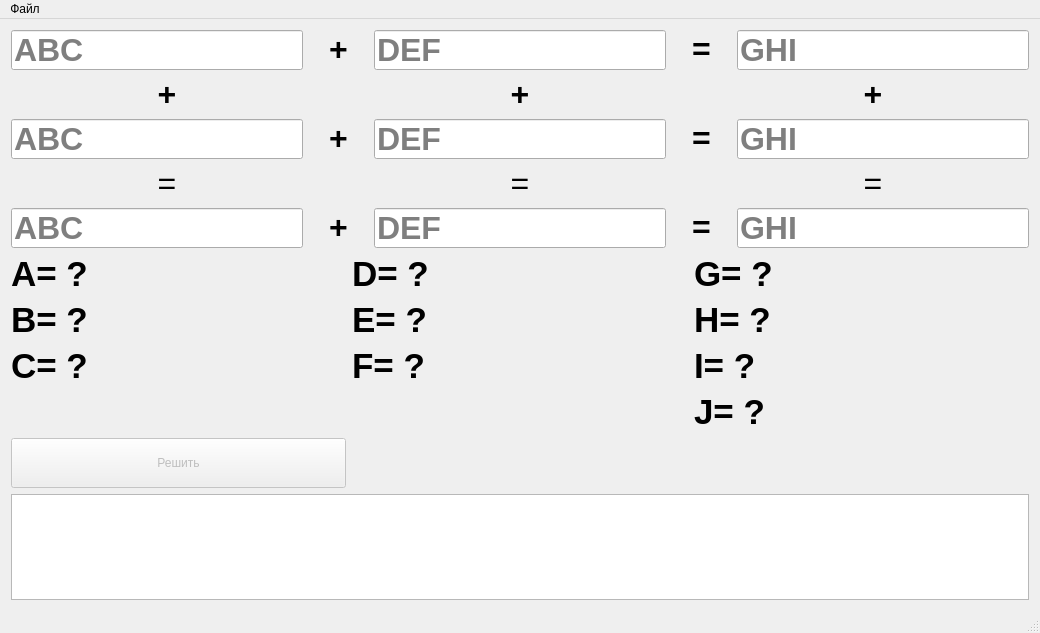
<?xml version="1.0" encoding="UTF-8"?>
<ui version="4.0">
 <class>FindDigitsClass</class>
 <widget class="QMainWindow" name="FindDigitsClass">
  <property name="geometry">
   <rect>
    <x>0</x>
    <y>0</y>
    <width>1040</width>
    <height>633</height>
   </rect>
  </property>
  <property name="windowTitle">
   <string>FindDigits</string>
  </property>
  <widget class="QWidget" name="centralWidget">
   <layout class="QVBoxLayout" name="verticalLayout">
    <item>
     <layout class="QGridLayout" name="expressionsGrid">
      <item row="3" column="4">
       <widget class="QLabel" name="label_12">
        <property name="sizePolicy">
         <sizepolicy hsizetype="Preferred" vsizetype="Fixed">
          <horstretch>0</horstretch>
          <verstretch>0</verstretch>
         </sizepolicy>
        </property>
        <property name="font">
         <font>
          <pointsize>24</pointsize>
         </font>
        </property>
        <property name="text">
         <string>&lt;html&gt;&lt;head/&gt;&lt;body&gt;&lt;p&gt;=&lt;/p&gt;&lt;/body&gt;&lt;/html&gt;</string>
        </property>
        <property name="alignment">
         <set>Qt::AlignCenter</set>
        </property>
       </widget>
      </item>
      <item row="3" column="0">
       <widget class="QLabel" name="label_10">
        <property name="sizePolicy">
         <sizepolicy hsizetype="Preferred" vsizetype="Fixed">
          <horstretch>0</horstretch>
          <verstretch>0</verstretch>
         </sizepolicy>
        </property>
        <property name="font">
         <font>
          <pointsize>24</pointsize>
         </font>
        </property>
        <property name="text">
         <string>&lt;html&gt;&lt;head/&gt;&lt;body&gt;&lt;p&gt;=&lt;/p&gt;&lt;/body&gt;&lt;/html&gt;</string>
        </property>
        <property name="alignment">
         <set>Qt::AlignCenter</set>
        </property>
       </widget>
      </item>
      <item row="3" column="2">
       <widget class="QLabel" name="label_11">
        <property name="sizePolicy">
         <sizepolicy hsizetype="Preferred" vsizetype="Fixed">
          <horstretch>0</horstretch>
          <verstretch>0</verstretch>
         </sizepolicy>
        </property>
        <property name="font">
         <font>
          <pointsize>24</pointsize>
         </font>
        </property>
        <property name="text">
         <string>&lt;html&gt;&lt;head/&gt;&lt;body&gt;&lt;p&gt;=&lt;/p&gt;&lt;/body&gt;&lt;/html&gt;</string>
        </property>
        <property name="alignment">
         <set>Qt::AlignCenter</set>
        </property>
       </widget>
      </item>
      <item row="2" column="4">
       <widget class="QLineEdit" name="e2g3">
        <property name="font">
         <font>
          <pointsize>24</pointsize>
          <weight>75</weight>
          <bold>true</bold>
         </font>
        </property>
        <property name="styleSheet">
         <string notr="true">margin-left: 20px</string>
        </property>
        <property name="text">
         <string/>
        </property>
        <property name="placeholderText">
         <string>GHI</string>
        </property>
       </widget>
      </item>
      <item row="2" column="3">
       <widget class="QLabel" name="label_4">
        <property name="font">
         <font>
          <pointsize>24</pointsize>
          <weight>75</weight>
          <bold>true</bold>
         </font>
        </property>
        <property name="text">
         <string>&lt;html&gt;&lt;head/&gt;&lt;body&gt;&lt;p&gt;=&lt;/p&gt;&lt;/body&gt;&lt;/html&gt;</string>
        </property>
       </widget>
      </item>
      <item row="0" column="0">
       <widget class="QLineEdit" name="e1g1">
        <property name="font">
         <font>
          <pointsize>24</pointsize>
          <weight>75</weight>
          <bold>true</bold>
         </font>
        </property>
        <property name="styleSheet">
         <string notr="true">margin-right: 20px;</string>
        </property>
        <property name="text">
         <string/>
        </property>
        <property name="placeholderText">
         <string>ABC</string>
        </property>
       </widget>
      </item>
      <item row="0" column="2">
       <widget class="QLineEdit" name="e1g2">
        <property name="font">
         <font>
          <pointsize>24</pointsize>
          <weight>75</weight>
          <bold>true</bold>
         </font>
        </property>
        <property name="styleSheet">
         <string notr="true">margin: 0 20px</string>
        </property>
        <property name="text">
         <string/>
        </property>
        <property name="placeholderText">
         <string>DEF</string>
        </property>
       </widget>
      </item>
      <item row="0" column="1">
       <widget class="QLabel" name="e1op">
        <property name="font">
         <font>
          <pointsize>24</pointsize>
          <weight>75</weight>
          <bold>true</bold>
         </font>
        </property>
        <property name="text">
         <string>&lt;a style=&quot;text-decoration:none;color:black&quot;  href=&quot;#plus&quot;&gt;+&lt;/a&gt;</string>
        </property>
        <property name="alignment">
         <set>Qt::AlignCenter</set>
        </property>
        <property name="operator" stdset="0">
         <bool>true</bool>
        </property>
       </widget>
      </item>
      <item row="0" column="4">
       <widget class="QLineEdit" name="e1g3">
        <property name="font">
         <font>
          <pointsize>24</pointsize>
          <weight>75</weight>
          <bold>true</bold>
         </font>
        </property>
        <property name="styleSheet">
         <string notr="true">margin-left: 20px</string>
        </property>
        <property name="text">
         <string/>
        </property>
        <property name="placeholderText">
         <string>GHI</string>
        </property>
       </widget>
      </item>
      <item row="0" column="3">
       <widget class="QLabel" name="label_2">
        <property name="font">
         <font>
          <pointsize>24</pointsize>
          <weight>75</weight>
          <bold>true</bold>
         </font>
        </property>
        <property name="text">
         <string>&lt;html&gt;&lt;head/&gt;&lt;body&gt;&lt;p&gt;=&lt;/p&gt;&lt;/body&gt;&lt;/html&gt;</string>
        </property>
       </widget>
      </item>
      <item row="1" column="2">
       <widget class="QLabel" name="e5op">
        <property name="font">
         <font>
          <pointsize>24</pointsize>
          <weight>75</weight>
          <bold>true</bold>
         </font>
        </property>
        <property name="text">
         <string>&lt;a style=&quot;text-decoration:none;color:black&quot;  href=&quot;#plus&quot;&gt;+&lt;/a&gt;</string>
        </property>
        <property name="alignment">
         <set>Qt::AlignCenter</set>
        </property>
        <property name="operator" stdset="0">
         <bool>true</bool>
        </property>
       </widget>
      </item>
      <item row="2" column="2">
       <widget class="QLineEdit" name="e2g2">
        <property name="font">
         <font>
          <pointsize>24</pointsize>
          <weight>75</weight>
          <bold>true</bold>
         </font>
        </property>
        <property name="styleSheet">
         <string notr="true">margin: 0 20px</string>
        </property>
        <property name="text">
         <string/>
        </property>
        <property name="placeholderText">
         <string>DEF</string>
        </property>
       </widget>
      </item>
      <item row="1" column="4">
       <widget class="QLabel" name="e6op">
        <property name="font">
         <font>
          <pointsize>24</pointsize>
          <weight>75</weight>
          <bold>true</bold>
         </font>
        </property>
        <property name="text">
         <string>&lt;a style=&quot;text-decoration:none;color:black&quot;  href=&quot;#plus&quot;&gt;+&lt;/a&gt;</string>
        </property>
        <property name="alignment">
         <set>Qt::AlignCenter</set>
        </property>
        <property name="operator" stdset="0">
         <bool>true</bool>
        </property>
       </widget>
      </item>
      <item row="2" column="0">
       <widget class="QLineEdit" name="e2g1">
        <property name="font">
         <font>
          <pointsize>24</pointsize>
          <weight>75</weight>
          <bold>true</bold>
         </font>
        </property>
        <property name="styleSheet">
         <string notr="true">margin-right: 20px;</string>
        </property>
        <property name="text">
         <string/>
        </property>
        <property name="placeholderText">
         <string>ABC</string>
        </property>
       </widget>
      </item>
      <item row="1" column="0">
       <widget class="QLabel" name="e4op">
        <property name="sizePolicy">
         <sizepolicy hsizetype="Preferred" vsizetype="Fixed">
          <horstretch>0</horstretch>
          <verstretch>0</verstretch>
         </sizepolicy>
        </property>
        <property name="font">
         <font>
          <pointsize>24</pointsize>
          <weight>75</weight>
          <bold>true</bold>
         </font>
        </property>
        <property name="toolTip">
         <string>&lt;html&gt;&lt;head/&gt;&lt;body&gt;&lt;p&gt;Нажмите для смены знака&lt;/p&gt;&lt;/body&gt;&lt;/html&gt;</string>
        </property>
        <property name="styleSheet">
         <string notr="true"/>
        </property>
        <property name="text">
         <string>&lt;a style=&quot;text-decoration:none;color:black&quot;  href=&quot;#plus&quot;&gt;+&lt;/a&gt;</string>
        </property>
        <property name="alignment">
         <set>Qt::AlignCenter</set>
        </property>
        <property name="operator" stdset="0">
         <bool>true</bool>
        </property>
       </widget>
      </item>
      <item row="2" column="1">
       <widget class="QLabel" name="e2op">
        <property name="font">
         <font>
          <pointsize>24</pointsize>
          <weight>75</weight>
          <bold>true</bold>
         </font>
        </property>
        <property name="text">
         <string>&lt;a style=&quot;text-decoration:none;color:black&quot;  href=&quot;#plus&quot;&gt;+&lt;/a&gt;</string>
        </property>
        <property name="alignment">
         <set>Qt::AlignCenter</set>
        </property>
        <property name="operator" stdset="0">
         <bool>true</bool>
        </property>
       </widget>
      </item>
      <item row="4" column="0">
       <widget class="QLineEdit" name="e3g1">
        <property name="font">
         <font>
          <pointsize>24</pointsize>
          <weight>75</weight>
          <bold>true</bold>
         </font>
        </property>
        <property name="styleSheet">
         <string notr="true">margin-right: 20px;</string>
        </property>
        <property name="text">
         <string/>
        </property>
        <property name="placeholderText">
         <string>ABC</string>
        </property>
       </widget>
      </item>
      <item row="4" column="2">
       <widget class="QLineEdit" name="e3g2">
        <property name="font">
         <font>
          <pointsize>24</pointsize>
          <weight>75</weight>
          <bold>true</bold>
         </font>
        </property>
        <property name="styleSheet">
         <string notr="true">margin: 0 20px</string>
        </property>
        <property name="text">
         <string/>
        </property>
        <property name="placeholderText">
         <string>DEF</string>
        </property>
       </widget>
      </item>
      <item row="4" column="1">
       <widget class="QLabel" name="e3op">
        <property name="font">
         <font>
          <pointsize>24</pointsize>
          <weight>75</weight>
          <bold>true</bold>
         </font>
        </property>
        <property name="text">
         <string>&lt;a style=&quot;text-decoration:none;color:black&quot;  href=&quot;#plus&quot;&gt;+&lt;/a&gt;</string>
        </property>
        <property name="alignment">
         <set>Qt::AlignCenter</set>
        </property>
        <property name="operator" stdset="0">
         <bool>true</bool>
        </property>
       </widget>
      </item>
      <item row="4" column="3">
       <widget class="QLabel" name="label_6">
        <property name="font">
         <font>
          <pointsize>24</pointsize>
          <weight>75</weight>
          <bold>true</bold>
         </font>
        </property>
        <property name="text">
         <string>&lt;html&gt;&lt;head/&gt;&lt;body&gt;&lt;p&gt;=&lt;/p&gt;&lt;/body&gt;&lt;/html&gt;</string>
        </property>
       </widget>
      </item>
      <item row="4" column="4">
       <widget class="QLineEdit" name="e3g3">
        <property name="font">
         <font>
          <pointsize>24</pointsize>
          <weight>75</weight>
          <bold>true</bold>
         </font>
        </property>
        <property name="styleSheet">
         <string notr="true">margin-left: 20px</string>
        </property>
        <property name="text">
         <string/>
        </property>
        <property name="placeholderText">
         <string>GHI</string>
        </property>
       </widget>
      </item>
     </layout>
    </item>
    <item>
     <layout class="QGridLayout" name="resultGrid">
      <item row="0" column="0">
       <widget class="QLabel" name="labelA">
        <property name="font">
         <font>
          <pointsize>26</pointsize>
          <weight>75</weight>
          <bold>true</bold>
         </font>
        </property>
        <property name="text">
         <string>A= ?</string>
        </property>
       </widget>
      </item>
      <item row="2" column="0">
       <widget class="QLabel" name="labelC">
        <property name="font">
         <font>
          <pointsize>26</pointsize>
          <weight>75</weight>
          <bold>true</bold>
         </font>
        </property>
        <property name="text">
         <string>C= ?</string>
        </property>
       </widget>
      </item>
      <item row="1" column="0">
       <widget class="QLabel" name="labelB">
        <property name="font">
         <font>
          <pointsize>26</pointsize>
          <weight>75</weight>
          <bold>true</bold>
         </font>
        </property>
        <property name="text">
         <string>B= ?</string>
        </property>
       </widget>
      </item>
      <item row="0" column="1">
       <widget class="QLabel" name="labelD">
        <property name="font">
         <font>
          <pointsize>26</pointsize>
          <weight>75</weight>
          <bold>true</bold>
         </font>
        </property>
        <property name="text">
         <string>D= ?</string>
        </property>
       </widget>
      </item>
      <item row="2" column="1">
       <widget class="QLabel" name="labelF">
        <property name="font">
         <font>
          <pointsize>26</pointsize>
          <weight>75</weight>
          <bold>true</bold>
         </font>
        </property>
        <property name="text">
         <string>F= ?</string>
        </property>
       </widget>
      </item>
      <item row="0" column="2">
       <widget class="QLabel" name="labelG">
        <property name="font">
         <font>
          <pointsize>26</pointsize>
          <weight>75</weight>
          <bold>true</bold>
         </font>
        </property>
        <property name="text">
         <string>G= ?</string>
        </property>
       </widget>
      </item>
      <item row="1" column="1">
       <widget class="QLabel" name="labelE">
        <property name="font">
         <font>
          <pointsize>26</pointsize>
          <weight>75</weight>
          <bold>true</bold>
         </font>
        </property>
        <property name="text">
         <string>E= ?</string>
        </property>
       </widget>
      </item>
      <item row="2" column="2">
       <widget class="QLabel" name="labelI">
        <property name="font">
         <font>
          <pointsize>26</pointsize>
          <weight>75</weight>
          <bold>true</bold>
         </font>
        </property>
        <property name="text">
         <string>I= ?</string>
        </property>
       </widget>
      </item>
      <item row="1" column="2">
       <widget class="QLabel" name="labelH">
        <property name="font">
         <font>
          <pointsize>26</pointsize>
          <weight>75</weight>
          <bold>true</bold>
         </font>
        </property>
        <property name="text">
         <string>H= ?</string>
        </property>
       </widget>
      </item>
      <item row="3" column="2">
       <widget class="QLabel" name="labelJ">
        <property name="font">
         <font>
          <pointsize>26</pointsize>
          <weight>75</weight>
          <bold>true</bold>
         </font>
        </property>
        <property name="text">
         <string>J= ?</string>
        </property>
       </widget>
      </item>
      <item row="4" column="0">
       <widget class="QPushButton" name="solveButton">
        <property name="enabled">
         <bool>false</bool>
        </property>
        <property name="minimumSize">
         <size>
          <width>0</width>
          <height>50</height>
         </size>
        </property>
        <property name="text">
         <string>Решить</string>
        </property>
       </widget>
      </item>
     </layout>
    </item>
    <item>
     <layout class="QVBoxLayout" name="verticalLayout_2">
      <item>
       <widget class="QListWidget" name="logList">
        <property name="autoScroll">
         <bool>true</bool>
        </property>
       </widget>
      </item>
     </layout>
    </item>
   </layout>
  </widget>
  <widget class="QMenuBar" name="menuBar">
   <property name="geometry">
    <rect>
     <x>0</x>
     <y>0</y>
     <width>1040</width>
     <height>21</height>
    </rect>
   </property>
   <widget class="QMenu" name="menu_File">
    <property name="title">
     <string>Файл</string>
    </property>
    <addaction name="open"/>
   </widget>
   <addaction name="menu_File"/>
  </widget>
  <widget class="QStatusBar" name="statusBar"/>
  <action name="open">
   <property name="text">
    <string>Открыть</string>
   </property>
  </action>
 </widget>
 <layoutdefault spacing="6" margin="11"/>
 <tabstops>
  <tabstop>e1g1</tabstop>
  <tabstop>e1g2</tabstop>
  <tabstop>e1g3</tabstop>
  <tabstop>e2g1</tabstop>
  <tabstop>e2g2</tabstop>
  <tabstop>e2g3</tabstop>
  <tabstop>e3g1</tabstop>
  <tabstop>e3g2</tabstop>
  <tabstop>e3g3</tabstop>
 </tabstops>
 <resources>
  <include location="finddigits.qrc"/>
 </resources>
 <connections/>
</ui>
